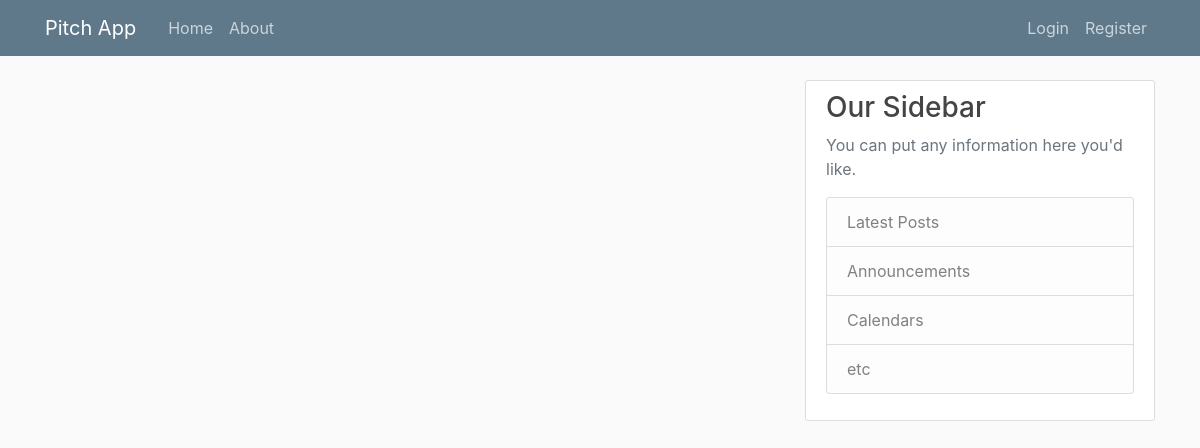
Page /home on the earlier database version.
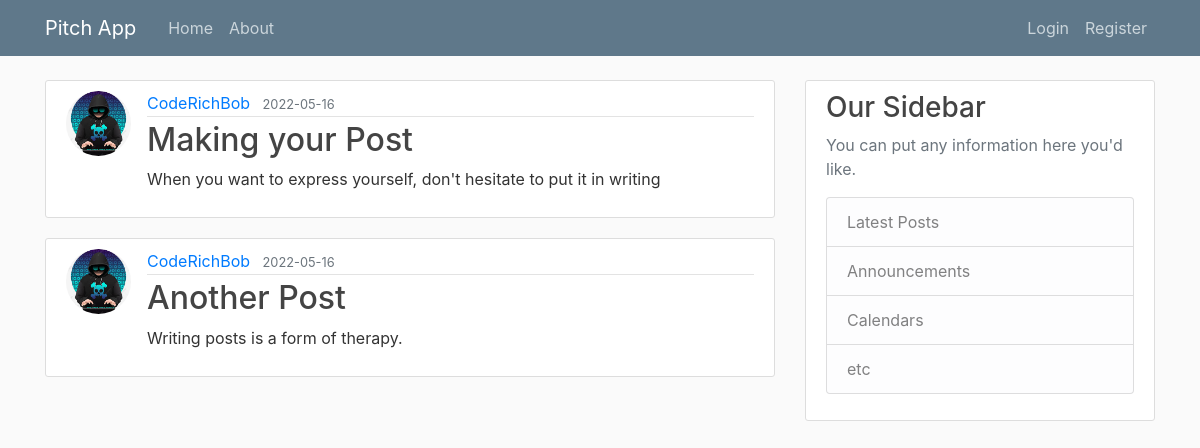
Same page on the later database version.
### pitchapp/models.py (models this page shows, shortened)
class Post(db.Model):
    id = db.Column(db.Integer, primary_key=True)
    title = db.Column(db.String(100), nullable=False)
    date_posted = db.Column(db.DateTime, nullable=False, default=datetime.utcnow)
    content = db.Column(db.Text, nullable=False)
    user_id = db.Column(db.Integer, db.ForeignKey('user.id'), nullable=False)

class User(db.Model, UserMixin):
    id = db.Column(db.Integer, primary_key=True)
    username = db.Column(db.String(20), unique=True, nullable=False)
    email = db.Column(db.String(120), unique=True, nullable=False)
    image_file = db.Column(db.String(20), nullable=False, default='default.jpg')
    password = db.Column(db.String(60), nullable=False)
    posts = db.relationship('Post', backref='author', lazy=True)

### pitchapp/routes.py (the view)
@app.route("/")
@app.route("/home")
def main():
    posts = Post.query.all()
    return render_template('main.html', posts=posts)

### pitchapp/templates/main.html
{% extends "layout.html" %}
{% block content %}
    {% for post in posts %}
        <article class="media content-section">
          <img class="rounded-circle article-img" src="{{ url_for('static', filename='profile_pics/' + post.author.image_file) }}">
          <div class="media-body">
            <div class="article-metadata">
              <a class="mr-2" href="#">{{ post.author.username }}</a>
              <small class="text-muted">{{ post.date_posted.strftime('%Y-%m-%d') }}</small>
            </div>
            <h2><a class="article-title" href="{{ url_for('post', post_id=post.id) }}">{{ post.title }}</a></h2>
            <p class="article-content">{{ post.content }}</p>
          </div>
        </article>
    {% endfor %}
{% endblock content %}

### pitchapp/templates/layout.html (shortened to what this page needs)
<!DOCTYPE html>
<html>
<head>
    <link rel="stylesheet" href="https://maxcdn.bootstrapcdn.com/bootstrap/4.0.0/css/bootstrap.min.css">
    <link rel="stylesheet" type="text/css" href="{{ url_for('static', filename='main.css') }}">
</head>
<body>
    <header class="site-header">
      <nav class="navbar navbar-expand-md navbar-dark bg-steel fixed-top">
        <div class="container">
          <a class="navbar-brand mr-4" href="/">Pitch App</a>
          <div class="collapse navbar-collapse" id="navbarToggle">
            <div class="navbar-nav mr-auto">
              <a class="nav-item nav-link" href="{{ url_for('main') }}">Home</a>
              <a class="nav-item nav-link" href="{{ url_for('about') }}">About</a>
            </div>
            <div class="navbar-nav">
              {% if current_user.is_authenticated %}
                <a class="nav-item nav-link" href="{{ url_for('new_post') }}">New Post</a>
                <a class="nav-item nav-link" href="{{ url_for('account') }}">Account</a>
                <a class="nav-item nav-link" href="{{ url_for('logout') }}">Logout</a>
              {% else %}
                <a class="nav-item nav-link" href="{{ url_for('login') }}">Login</a>
                <a class="nav-item nav-link" href="{{ url_for('register') }}">Register</a>
              {% endif %}
            </div>
          </div>
        </div>
      </nav>
    </header>
    <main role="main" class="container">
      <div class="row">
        <div class="col-md-8">
          {% block content %}{% endblock %}
        </div>
        <div class="col-md-4">
          <div class="content-section">
            <h3>Our Sidebar</h3>
            <p class='text-muted'>You can put any information here you'd like.
              <ul class="list-group">
                <li class="list-group-item list-group-item-light">Latest Posts</li>
                <li class="list-group-item list-group-item-light">Announcements</li>
                <li class="list-group-item list-group-item-light">Calendars</li>
                <li class="list-group-item list-group-item-light">etc</li>
              </ul>
            </p>
          </div>
        </div>
      </div>
    </main>
</body>
</html>

### pitchapp/static/main.css (style rules this page uses)
body { background: #fafafa; color: #333333; margin-top: 5rem; }
h1, h2, h3, h4, h5, h6 { color: #444444; }
.bg-steel { background-color: #5f788a; }
.site-header .navbar-nav .nav-link { color: #cbd5db; }
.content-section { background: #ffffff; padding: 10px 20px; border: 1px solid #dddddd; border-radius: 3px; margin-bottom: 20px; }
.article-title { color: #444444; }
.article-content { white-space: pre-line; }
.article-img { height: 65px; width: 65px; margin-right: 16px; }
.article-metadata { padding-bottom: 1px; margin-bottom: 4px; border-bottom: 1px solid #e3e3e3 }

Differences in the rows shown:
added Post: image_file (placeholder picture), author.username "CodeRichBob", date_posted "2022-05-16", title "Making your Post", content "When you want to express yourself, don't hesitate to put it in writing"
added Post: image_file (placeholder picture), author.username "CodeRichBob", date_posted "2022-05-16", title "Another Post", content "Writing posts is a form of therapy."
